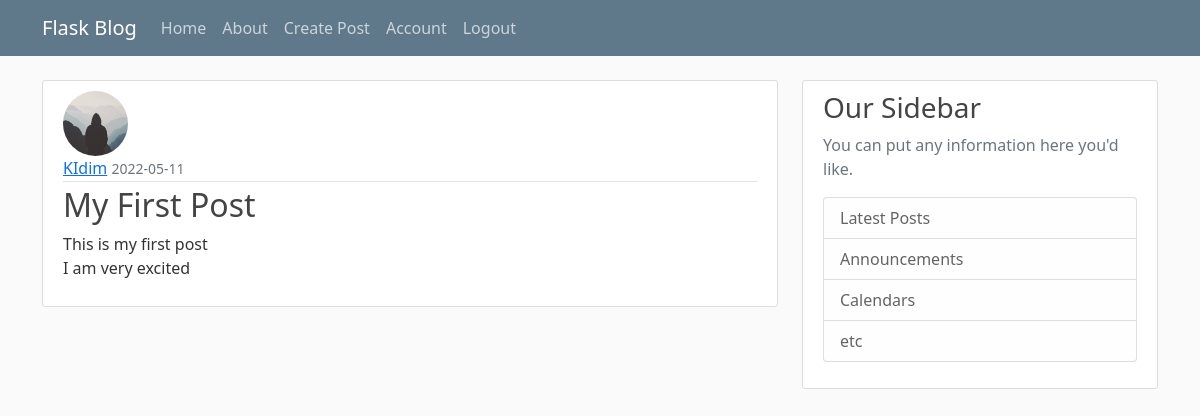
Page /post/2 (signed in) on the earlier database version.
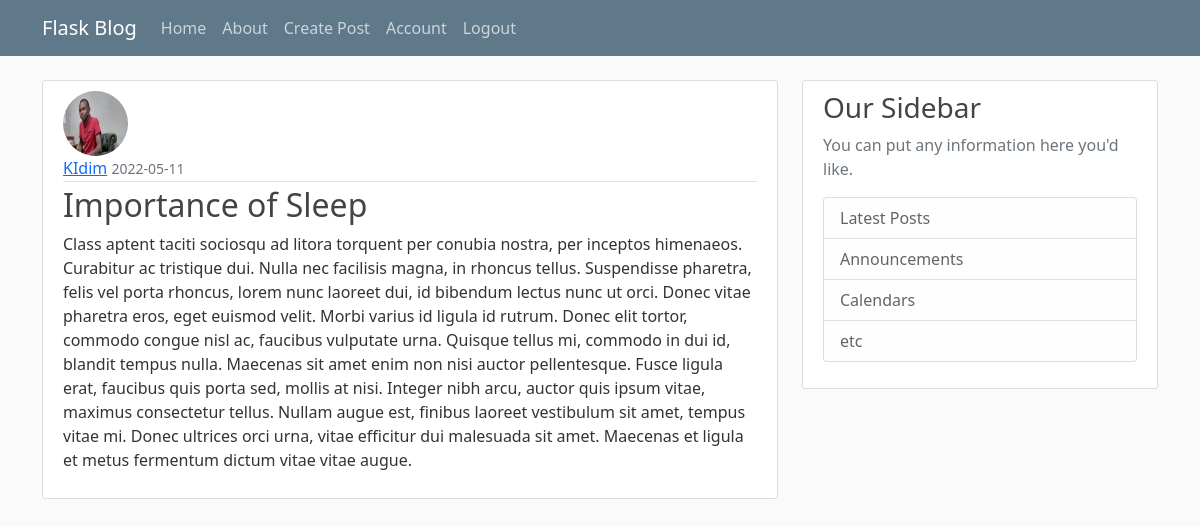
Same page on the later database version.
### flaskblog/models.py (models this page shows, shortened)
class User(db.Model, UserMixin):
    id = db.Column(db.Integer,primary_key=True)
    username=db.Column(db.String(20),unique=True,nullable=False)
    email=db.Column(db.String(120),unique=True,nullable=False)
    image_file=db.Column(db.String(20),nullable=False,default='default.jpg')
    password=db.Column(db.String(60),nullable=False)
    posts=db.relationship('Post',backref='author',lazy=True)

class Post(db.Model):
    id = db.Column(db.Integer,primary_key=True)
    title=db.Column(db.String(100),nullable=False)
    date_posted=db.Column(db.DateTime,nullable=False,default=datetime.utcnow)
    content=db.Column(db.Text, nullable=False)
    user_id=db.Column(db.Integer,db.ForeignKey('user.id'),nullable=False)

### flaskblog/routes.py (the view)
@app.route('/post/<int:post_id>')
@login_required
def post(post_id):
    post=Post.query.get_or_404(post_id)
    return render_template('post.html',title=post.title,post=post)

### flaskblog/models.py (called while the page is built)
@login_manager.user_loader
def load_user(user_id):
    return User.query.get(int(user_id))

### flaskblog/templates/post.html (shortened to what this page needs)
{% extends "layout.html" %}
{% block content %}
  <article class="media content-section">
    <img class="rounded-circle article-img" src="{{ url_for('static', filename='profile_pics/' + post.author.image_file) }}">
    <div class="media-body">
      <div class="article-metadata">
        <a class="mr-2" href="#">{{ post.author.username }}</a>
        <small class="text-muted">{{ post.date_posted.strftime('%Y-%m-%d') }}</small>
      </div>
      <h2 class="article-title">{{ post.title }}</h2>
      <p class="article-content">{{ post.content }}</p>
    </div>
  </article>
{% endblock content %}

Differences in the rows shown:
changed User "KIdim": image_file: picture added in place of a placeholder
changed Post: title "My First Post" → "Importance of Sleep"; content "This is my first post I am very excited" → "Class aptent taciti sociosqu ad litora torquent per conubia nostra, per inceptos himenaeos. Curabitur ac tristique dui. Nulla nec facilisis magna, in rhoncus tellus. Suspendisse pharetra, felis vel porta rhoncus, lorem nunc laoreet dui, id bibendum lectus nunc ut orci. Donec vitae pharetra eros, eget euismod velit. Morbi varius id ligula id rutrum. Donec elit tortor, commodo congue nisl ac, faucibus vulputate urna. Quisque tellus mi, commodo in dui id, blandit tempus nulla. Maecenas sit amet enim non nisi auctor pellentesque. Fusce ligula erat, faucibus quis porta sed, mollis at nisi. Integer nibh arcu, auctor quis ipsum vitae, maximus consectetur tellus. Nullam augue est, finibus laoreet…"
